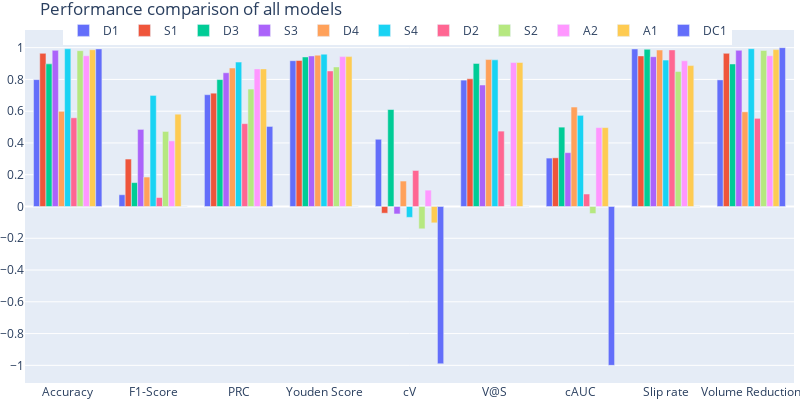

Here is the notebook cell this chart was saved with:
### Code cell
fig=go.Figure()
for symbol in plot_df["Symbol"].unique():
    fig.add_trace(go.Bar(x=labels,y=plot_df[plot_df["Symbol"]==symbol][mean_cols].values.ravel(),name=symbol))#]plot_df[plot_df["Symbol"]==symbol][mean_cols]
fig.update_layout(legend=dict(y=1.04,x=0.05,orientation="h"),title="Performance comparison of all models",margin=dict(l=0,r=0,t=30,b=0),width=800,height=400, yaxis=dict(tickmode="linear",dtick=0.2))
fig.show()

### Figure 1 — Plotly figure (JSON) as saved in the notebook; plotly's stock layout.template omitted (floating-point values rounded to 4 significant figures)
{"data": [{"name": "D1", "type": "bar", "x": ["Accuracy", "F1-Score", "PRC", "Youden Score", "cV", "V@S", "cAUC", "Slip rate", "Volume Reduction"], "y": [0.7988, 0.07401, 0.7039, 0.9179, 0.4233, 0.7955, 0.3047, 0.9916, 0.7972]}, {"name": "S1", "type": "bar", "x": ["Accuracy", "F1-Score", "PRC", "Youden Score", "cV", "V@S", "cAUC", "Slip rate", "Volume Reduction"], "y": [0.9641, 0.2987, 0.7134, 0.9191, -0.04209, 0.8037, 0.3065, 0.9479, 0.9642]}, {"name": "D3", "type": "bar", "x": ["Accuracy", "F1-Score", "PRC", "Youden Score", "cV", "V@S", "cAUC", "Slip rate", "Volume Reduction"], "y": [0.898, 0.1504, 0.799, 0.9415, 0.6105, 0.9008, 0.4996, 0.9897, 0.8973]}, {"name": "S3", "type": "bar", "x": ["Accuracy", "F1-Score", "PRC", "Youden Score", "cV", "V@S", "cAUC", "Slip rate", "Volume Reduction"], "y": [0.983, 0.4854, 0.842, 0.9478, -0.04692, 0.7648, 0.3389, 0.9431, 0.9833]}, {"name": "D4", "type": "bar", "x": ["Accuracy", "F1-Score", "PRC", "Youden Score", "cV", "V@S", "cAUC", "Slip rate", "Volume Reduction"], "y": [0.5992, 0.1855, 0.8718, 0.9527, 0.1603, 0.925, 0.6262, 0.9851, 0.5961]}, {"name": "S4", "type": "bar", "x": ["Accuracy", "F1-Score", "PRC", "Youden Score", "cV", "V@S", "cAUC", "Slip rate", "Volume Reduction"], "y": [0.9928, 0.6993, 0.9091, 0.959, -0.06841, 0.9231, 0.5738, 0.9216, 0.9934]}, {"name": "D2", "type": "bar", "x": ["Accuracy", "F1-Score", "PRC", "Youden Score", "cV", "V@S", "cAUC", "Slip rate", "Volume Reduction"], "y": [0.5584, 0.0565, 0.5214, 0.8533, 0.2268, 0.4746, 0.07858, 0.9857, 0.555]}, {"name": "S2", "type": "bar", "x": ["Accuracy", "F1-Score", "PRC", "Youden Score", "cV", "V@S", "cAUC", "Slip rate", "Volume Reduction"], "y": [0.9811, 0.4726, 0.7392, 0.8786, -0.1405, 0, -0.04417, 0.8495, 0.9821]}, {"name": "A2", "type": "bar", "x": ["Accuracy", "F1-Score", "PRC", "Youden Score", "cV", "V@S", "cAUC", "Slip rate", "Volume Reduction"], "y": [0.9489, 0.413, 0.8663, 0.9436, 0.103, 0.9064, 0.4968, 0.9171, 0.9491]}, {"name": "A1", "type": "bar", "x": ["Accuracy", "F1-Score", "PRC", "Youden Score", "cV", "V@S", "cAUC", "Slip rate", "Volume Reduction"], "y": [0.9868, 0.5811, 0.8663, 0.9436, -0.1029, 0.9064, 0.4968, 0.8871, 0.9876]}, {"name": "DC1", "type": "bar", "x": ["Accuracy", "F1-Score", "PRC", "Youden Score", "cV", "V@S", "cAUC", "Slip rate", "Volume Reduction"], "y": [0.9921, 0, 0.504, 0, -0.99, 0, -1, 0, 1]}], "layout": {"height": 400, "legend": {"orientation": "h", "x": 0.05, "y": 1.04}, "margin": {"b": 0, "l": 0, "r": 0, "t": 30}, "title": {"text": "Performance comparison of all models"}, "width": 800, "yaxis": {"dtick": 0.2, "tickmode": "linear"}}}
